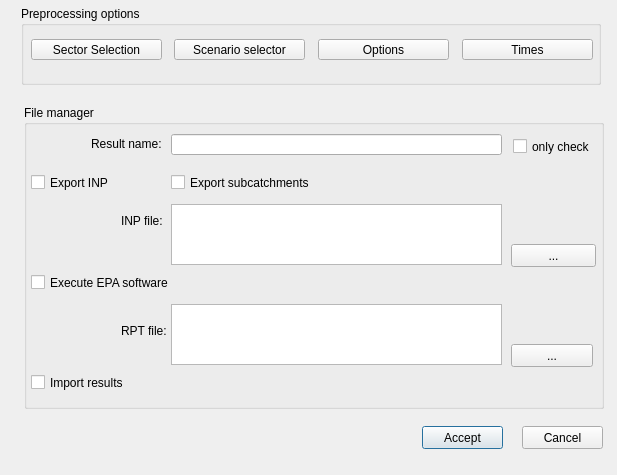
<?xml version="1.0" encoding="UTF-8"?>
<ui version="4.0">
 <class>file_manager</class>
 <widget class="QDialog" name="file_manager">
  <property name="geometry">
   <rect>
    <x>0</x>
    <y>0</y>
    <width>617</width>
    <height>475</height>
   </rect>
  </property>
  <property name="windowTitle">
   <string>File manager</string>
  </property>
  <widget class="QPushButton" name="btn_accept">
   <property name="geometry">
    <rect>
     <x>422</x>
     <y>426</y>
     <width>81</width>
     <height>23</height>
    </rect>
   </property>
   <property name="text">
    <string>Accept</string>
   </property>
  </widget>
  <widget class="QPushButton" name="btn_cancel">
   <property name="geometry">
    <rect>
     <x>522</x>
     <y>426</y>
     <width>81</width>
     <height>23</height>
    </rect>
   </property>
   <property name="text">
    <string>Cancel</string>
   </property>
  </widget>
  <widget class="QGroupBox" name="groupBox">
   <property name="geometry">
    <rect>
     <x>21</x>
     <y>6</y>
     <width>580</width>
     <height>79</height>
    </rect>
   </property>
   <property name="title">
    <string>Preprocessing options</string>
   </property>
   <widget class="QPushButton" name="btn_times">
    <property name="geometry">
     <rect>
      <x>441</x>
      <y>33</y>
      <width>131</width>
      <height>21</height>
     </rect>
    </property>
    <property name="text">
     <string>Times</string>
    </property>
   </widget>
   <widget class="QPushButton" name="btn_hs_ds">
    <property name="geometry">
     <rect>
      <x>153</x>
      <y>33</y>
      <width>131</width>
      <height>21</height>
     </rect>
    </property>
    <property name="text">
     <string>Scenario selector</string>
    </property>
   </widget>
   <widget class="QPushButton" name="btn_sector_selection">
    <property name="geometry">
     <rect>
      <x>10</x>
      <y>33</y>
      <width>131</width>
      <height>21</height>
     </rect>
    </property>
    <property name="text">
     <string>Sector Selection</string>
    </property>
   </widget>
   <widget class="QPushButton" name="btn_options">
    <property name="geometry">
     <rect>
      <x>297</x>
      <y>33</y>
      <width>131</width>
      <height>21</height>
     </rect>
    </property>
    <property name="text">
     <string>Options</string>
    </property>
   </widget>
  </widget>
  <widget class="QGroupBox" name="groupBox_3">
   <property name="geometry">
    <rect>
     <x>24</x>
     <y>105</y>
     <width>580</width>
     <height>304</height>
    </rect>
   </property>
   <property name="title">
    <string>File manager</string>
   </property>
   <widget class="QCheckBox" name="chk_export_subcatch">
    <property name="geometry">
     <rect>
      <x>147</x>
      <y>69</y>
      <width>191</width>
      <height>17</height>
     </rect>
    </property>
    <property name="text">
     <string>Export subcatchments</string>
    </property>
   </widget>
   <widget class="QTextEdit" name="txt_file_inp">
    <property name="geometry">
     <rect>
      <x>147</x>
      <y>99</y>
      <width>331</width>
      <height>61</height>
     </rect>
    </property>
   </widget>
   <widget class="QLabel" name="label">
    <property name="geometry">
     <rect>
      <x>97</x>
      <y>109</y>
      <width>46</width>
      <height>13</height>
     </rect>
    </property>
    <property name="text">
     <string>INP file:</string>
    </property>
   </widget>
   <widget class="QCheckBox" name="chk_import">
    <property name="geometry">
     <rect>
      <x>7</x>
      <y>269</y>
      <width>131</width>
      <height>17</height>
     </rect>
    </property>
    <property name="text">
     <string>Import results</string>
    </property>
   </widget>
   <widget class="QLabel" name="label_3">
    <property name="geometry">
     <rect>
      <x>67</x>
      <y>29</y>
      <width>81</width>
      <height>20</height>
     </rect>
    </property>
    <property name="text">
     <string>Result name:</string>
    </property>
   </widget>
   <widget class="QCheckBox" name="chk_export">
    <property name="geometry">
     <rect>
      <x>7</x>
      <y>69</y>
      <width>111</width>
      <height>17</height>
     </rect>
    </property>
    <property name="text">
     <string>Export INP</string>
    </property>
   </widget>
   <widget class="QLabel" name="label_2">
    <property name="geometry">
     <rect>
      <x>97</x>
      <y>219</y>
      <width>46</width>
      <height>13</height>
     </rect>
    </property>
    <property name="text">
     <string>RPT file:</string>
    </property>
   </widget>
   <widget class="QTextEdit" name="txt_file_rpt">
    <property name="geometry">
     <rect>
      <x>147</x>
      <y>199</y>
      <width>331</width>
      <height>61</height>
     </rect>
    </property>
   </widget>
   <widget class="QLineEdit" name="txt_result_name">
    <property name="geometry">
     <rect>
      <x>147</x>
      <y>29</y>
      <width>331</width>
      <height>21</height>
     </rect>
    </property>
    <property name="text">
     <string/>
    </property>
   </widget>
   <widget class="QPushButton" name="btn_file_inp">
    <property name="geometry">
     <rect>
      <x>487</x>
      <y>139</y>
      <width>85</width>
      <height>23</height>
     </rect>
    </property>
    <property name="text">
     <string>...</string>
    </property>
   </widget>
   <widget class="QCheckBox" name="chk_exec">
    <property name="geometry">
     <rect>
      <x>7</x>
      <y>169</y>
      <width>171</width>
      <height>17</height>
     </rect>
    </property>
    <property name="text">
     <string>Execute EPA software</string>
    </property>
   </widget>
   <widget class="QPushButton" name="btn_file_rpt">
    <property name="geometry">
     <rect>
      <x>487</x>
      <y>239</y>
      <width>82</width>
      <height>23</height>
     </rect>
    </property>
    <property name="text">
     <string>...</string>
    </property>
   </widget>
   <widget class="QCheckBox" name="chk_only_check">
    <property name="geometry">
     <rect>
      <x>489</x>
      <y>33</y>
      <width>88</width>
      <height>17</height>
     </rect>
    </property>
    <property name="text">
     <string>only check</string>
    </property>
   </widget>
  </widget>
 </widget>
 <tabstops>
  <tabstop>btn_sector_selection</tabstop>
  <tabstop>btn_hs_ds</tabstop>
  <tabstop>btn_options</tabstop>
  <tabstop>btn_times</tabstop>
  <tabstop>txt_result_name</tabstop>
  <tabstop>chk_only_check</tabstop>
  <tabstop>chk_export</tabstop>
  <tabstop>chk_export_subcatch</tabstop>
  <tabstop>txt_file_inp</tabstop>
  <tabstop>btn_file_inp</tabstop>
  <tabstop>chk_exec</tabstop>
  <tabstop>txt_file_rpt</tabstop>
  <tabstop>btn_file_rpt</tabstop>
  <tabstop>chk_import</tabstop>
  <tabstop>btn_accept</tabstop>
  <tabstop>btn_cancel</tabstop>
 </tabstops>
 <resources/>
 <connections/>
</ui>
